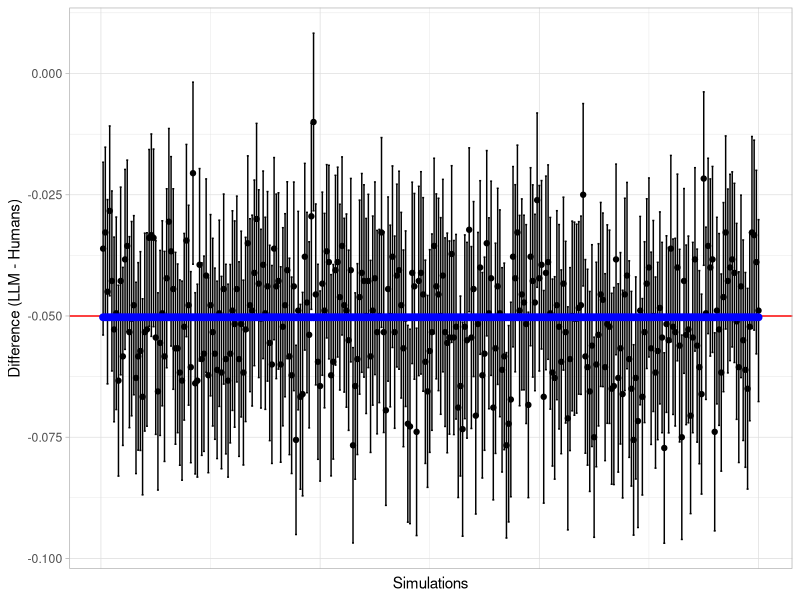

Write R code to recreate this figure.
library(tidyverse)
library(marginaleffects)

set.seed(122)

n_sims <- 300
llm_skill <- 0.899 # Use 0.899 to test type 1 error control # User 0.95 for power

results <- data.frame()
results.ml <- data.frame()
true_difference_sim <- numeric()

n_human_coders_per_report <- 2 # Number of humans coding each report

# Standard deviation for report difficulty (logit scale). Set to 0.5 to
# reproduce 90% power, Set to 1.5 to reproduce 70% power in the setting where we
# extract only one item per report, or 99% / 95% if 3 or more items per report.
sd_difficulty <- 0.5
correlation_difficulty <- -0.2 # Correlation between human and LLM difficulty

# NOTE: As the inherent human skill is very very close to one (see blow),
# increasing the SD of the difficulty (this is on the logit scale), will cause
# the overall accuracy to go down on the probability scale. Because large
# positive values of the difficulty will only increase the accuracy on the
# probability scale from e.g., 0.95 to 0.98, but large negative values will
# decrease it from 0.95 to much lower values. I.e., it's linear on the logit scale,
# but not linear on the probability scale.

n_human_coders_total <- 6

# Human skill and llm skill refer to the inate ability of the human / llm
# extractor this will be combined with the difficulty of the report to come up
# with a probability of a correct answer. From this bernoulli distribution will
# we will randomly draw in each iteration of the simulation. If sd_difficulty
# approaches 0, accuracy approaches skill.

human_skill <- c(0.95, 0.95, 0.94, 0.93, 0.96, 0.97) #arithmetric mean = 0.95

# How many items are extracted per report. We compare accuracy for each item
# (but take into consideration that they are clustered inside a report)
n_items_per_report <- 3

non_inferiority_margin <- 0.05
equivalence_bounds <- c(-non_inferiority_margin, Inf) # Test H1: LLM - Human > -0.05
n_reports <- 300

human_coder_ids <- paste0("human_", 1:n_human_coders_total)
report_ids <- paste0("report_", 1:n_reports)
llm_id <- "llm"

# --- Pre-calculate Lookups ---
extractor_lookup <- tibble(
  extractor_id = c(human_coder_ids, llm_id),
  skill = c(human_skill, llm_skill),
  logit_skill = qlogis(skill),
  is_llm = c(rep(0, n_human_coders_total), 1)
)

# --- Generate FIXED Report Difficulties (Outside Loop) ---

report_difficulty_lookup <- tibble(
  report_id = report_ids,
  report_difficulty_logit = rnorm(n_reports, 0, sd_difficulty)
) |>

  # I'm adding a slight negative correlation between reports for humans and llm,
  # i.e., reports that are hard for llm are easier for humans and vice versa
  mutate(
    llm_difficulty_logit = report_difficulty_logit *
      -correlation_difficulty +
      rnorm(n_reports, 0, sd_difficulty)
  )

# --- Generate FIXED Assignments for Reports (Deterministic Block Assignment per Group) ---
# --- Parameter Checks for this specific strategy ---
if (n_human_coders_total %% 2 != 0) {
  stop(
    "This assignment strategy requires an even number of total human coders."
  )
}
n_coders_per_group <- n_human_coders_total / 2
if (n_reports %% n_coders_per_group != 0) {
  stop(
    "This assignment strategy requires n_reports to be divisible by (n_human_coders_total / 2)."
  )
}

# --- Define Groups and Report Blocks ---
group_A_coders <- human_coder_ids[1:n_coders_per_group]
group_B_coders <- human_coder_ids[(n_coders_per_group + 1):n_human_coders_total]

reports_per_coder <- n_reports / n_coders_per_group # 300 / 3 = 100

# --- Function to generate assignments for one group ---
generate_group_block_assignments <- function(
  coder_group,
  all_report_ids,
  reports_per_coder_count
) {
  assignments_list <- vector("list", length(coder_group))
  report_start_index <- 1

  for (i in 1:length(coder_group)) {
    current_coder <- coder_group[i]
    report_end_index <- report_start_index + reports_per_coder_count - 1
    # Ensure we don't exceed the total number of reports
    report_end_index <- min(report_end_index, length(all_report_ids))
    current_report_ids <- all_report_ids[report_start_index:report_end_index]

    # Assign this block of reports to the current coder
    assignments_list[[i]] <- tibble(
      report_id = current_report_ids,
      extractor_id = current_coder
    )

    report_start_index <- report_end_index + 1
  }
  bind_rows(assignments_list)
}

# --- Generate Assignments for Both Groups ---
assignments_A <- generate_group_block_assignments(
  group_A_coders,
  report_ids,
  reports_per_coder
) |>
  mutate(extractor_id = sample(extractor_id))
assignments_B <- generate_group_block_assignments(
  group_B_coders,
  report_ids,
  reports_per_coder
) |>
  mutate(extractor_id = sample(extractor_id))

# Combine human assignments from both groups
human_assignments_long <- bind_rows(assignments_A, assignments_B)

# Create assignments for the LLM (codes all reports)
llm_assignments <- tibble(
  report_id = report_ids,
  extractor_id = llm_id
)

# Combine human and LLM assignments
all_assignments <- bind_rows(human_assignments_long, llm_assignments)

# Join with extractor lookup to get skill info
sim_data_assigned <- all_assignments |>
  left_join(extractor_lookup, by = "extractor_id") |>
  arrange(report_id, extractor_id) # Optional: arrange for easier viewing

# --- Calculate FIXED Actual Probabilities (Outside Loop) ---

# This integrates the report difficult and the accuracy of each extractor
sim_setup_data <- sim_data_assigned |>
  left_join(report_difficulty_lookup, by = "report_id") |>
  mutate(
    # Calculate actual probability for this extractor on this report
    logit_p_human = logit_skill + report_difficulty_logit,
    logit_llm_skill = logit_skill + llm_difficulty_logit,
    p_human = plogis(logit_p_human),
    p_llm = plogis(logit_llm_skill),
    p_actual = if_else(is_llm == 0, p_human, p_llm)
  )

sim_setup_data <- sim_setup_data |>
  uncount(n_items_per_report)

# --- Calculate the SINGLE FIXED True Average Difference (Outside Loop) ---

avg_p_actual_llm_fixed <- mean(sim_setup_data$p_llm[sim_setup_data$is_llm == 1])
message(paste0(
  "The average llm accuracy is ",
  round(avg_p_actual_llm_fixed, digits = 3),
  " with an SD of ",
  round(sd(sim_setup_data$p_llm[sim_setup_data$is_llm == 1]), digits = 3)
))

avg_p_actual_human_fixed <- mean(sim_setup_data$p_human[
  sim_setup_data$is_llm == 0
])
message(paste0(
  "The (weighted) average human accuracy is ",
  round(avg_p_actual_human_fixed, digits = 3),
  " with an SD of ",
  round(sd(sim_setup_data$p_human[sim_setup_data$is_llm == 0]), digits = 3)
))

true_difference_fixed <- avg_p_actual_llm_fixed - avg_p_actual_human_fixed
message(paste(
  "Fixed True Average Difference (LLM - Human):",
  round(true_difference_fixed, 4),
  ". In small sample sizes with large difficult SD on the logit scale, sampling error is large."
))

sim_data_list <- vector("list", n_reports)

results <- data.frame()
results_m <- data.frame()

for (i in 1:n_sims) {
  message(paste0("Simulation ", i))

  sim_data_long <- sim_setup_data |>
    mutate(
      correct = rbinom(n(), 1, p_actual)
    )

  human_data_sim <- sim_data_long |> filter(is_llm == 0)
  true_mean_human_accuracy_sim <- sum(human_data_sim$p_actual) /
    nrow(human_data_sim)
  true_llm_accuracy <- sim_data_long |>
    filter(is_llm == 1) |>
    pull(p_actual) |>
    mean()

  true_difference_sim[i] <- true_llm_accuracy - true_mean_human_accuracy_sim

  # Fit Simple GLM Model (ignoring clustering structure here)
  model_fit <- glm(
    correct ~ is_llm,
    data = sim_data_long,
    family = binomial(link = "logit")
  )

  # Calculate difference using marginal effects. Uses delta method and cluster robust standard errors.
  # NOTE: I'm setting the width of the confidence interval to 0.9 so the lower bound 'corresponds' to the one sided alpha of 0.05
  comparison <- avg_comparisons(
    model_fit,
    variables = "is_llm",
    type = "response",
    comparison = "difference",
    vcov = ~report_id,
    conf_level = 0.9,
    equivalence = equivalence_bounds # this calculates the non-inferioty p-value (see bound set at the top)
  )

  results <- bind_rows(
    comparison |>
      data.frame() |>
      select(estimate, conf.low, conf.high, p.value, p.value.noninf),
    results
  )
}

# Calculate Type I error rate / power if the llm is as good as the human
type_i_error_rate <- mean(results$p.value.noninf < 0.05)
type_i_error_rate

cbind(results, true_difference_sim) |>
  mutate(type_i_error = if_else(conf.low > -0.05, 1, 0)) |>
  pull(type_i_error) |>
  mean()

cbind(results, true_difference_sim) |>
  mutate(sim = row_number()) |>
  data.frame() |>
  ggplot() +
  geom_point(aes(x = sim, y = estimate)) +
  geom_errorbar(aes(x = sim, y = estimate, ymin = conf.low, ymax = conf.high)) +
  geom_hline(yintercept = -non_inferiority_margin, color = "red") + #non-inferiority margin
  geom_point(aes(y = true_difference_sim, x = sim), color = "blue", size = 2) + #true difference
  theme_light() +
  labs(
    x = "Simulations",
    y = "Difference (LLM - Humans)"
  ) +
  theme(
    axis.text.x = element_blank(),
    axis.ticks.x = element_blank()
  )
